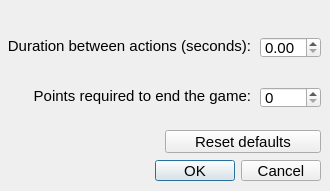
<?xml version="1.0" encoding="UTF-8"?>
<ui version="4.0">
 <class>Dialog</class>
 <widget class="QDialog" name="Dialog">
  <property name="geometry">
   <rect>
    <x>0</x>
    <y>0</y>
    <width>330</width>
    <height>191</height>
   </rect>
  </property>
  <property name="sizePolicy">
   <sizepolicy hsizetype="Preferred" vsizetype="Preferred">
    <horstretch>0</horstretch>
    <verstretch>0</verstretch>
   </sizepolicy>
  </property>
  <property name="windowTitle">
   <string>6 Nimmt! Settings</string>
  </property>
  <property name="windowIcon">
   <iconset>
    <normaloff>../background/icon.png</normaloff>../background/icon.png</iconset>
  </property>
  <widget class="QDialogButtonBox" name="buttonBox">
   <property name="geometry">
    <rect>
     <x>100</x>
     <y>160</y>
     <width>221</width>
     <height>21</height>
    </rect>
   </property>
   <property name="font">
    <font>
     <pointsize>11</pointsize>
    </font>
   </property>
   <property name="orientation">
    <enum>Qt::Horizontal</enum>
   </property>
   <property name="standardButtons">
    <set>QDialogButtonBox::Cancel|QDialogButtonBox::Ok</set>
   </property>
  </widget>
  <widget class="QDoubleSpinBox" name="delay_inp">
   <property name="geometry">
    <rect>
     <x>260</x>
     <y>37</y>
     <width>61</width>
     <height>21</height>
    </rect>
   </property>
   <property name="font">
    <font>
     <pointsize>11</pointsize>
    </font>
   </property>
  </widget>
  <widget class="QLabel" name="label">
   <property name="geometry">
    <rect>
     <x>0</x>
     <y>20</y>
     <width>251</width>
     <height>51</height>
    </rect>
   </property>
   <property name="font">
    <font>
     <pointsize>11</pointsize>
    </font>
   </property>
   <property name="text">
    <string>Duration between actions (seconds):</string>
   </property>
   <property name="alignment">
    <set>Qt::AlignRight|Qt::AlignTrailing|Qt::AlignVCenter</set>
   </property>
  </widget>
  <widget class="QLabel" name="label_2">
   <property name="geometry">
    <rect>
     <x>0</x>
     <y>70</y>
     <width>251</width>
     <height>51</height>
    </rect>
   </property>
   <property name="font">
    <font>
     <pointsize>11</pointsize>
    </font>
   </property>
   <property name="text">
    <string>Points required to end the game:</string>
   </property>
   <property name="alignment">
    <set>Qt::AlignRight|Qt::AlignTrailing|Qt::AlignVCenter</set>
   </property>
  </widget>
  <widget class="QSpinBox" name="points_inp">
   <property name="geometry">
    <rect>
     <x>260</x>
     <y>87</y>
     <width>61</width>
     <height>21</height>
    </rect>
   </property>
   <property name="font">
    <font>
     <pointsize>11</pointsize>
    </font>
   </property>
  </widget>
  <widget class="QPushButton" name="reset_btn">
   <property name="geometry">
    <rect>
     <x>165</x>
     <y>130</y>
     <width>156</width>
     <height>23</height>
    </rect>
   </property>
   <property name="font">
    <font>
     <pointsize>11</pointsize>
    </font>
   </property>
   <property name="text">
    <string>Reset defaults</string>
   </property>
  </widget>
 </widget>
 <resources/>
 <connections>
  <connection>
   <sender>buttonBox</sender>
   <signal>accepted()</signal>
   <receiver>Dialog</receiver>
   <slot>accept()</slot>
   <hints>
    <hint type="sourcelabel">
     <x>248</x>
     <y>254</y>
    </hint>
    <hint type="destinationlabel">
     <x>157</x>
     <y>274</y>
    </hint>
   </hints>
  </connection>
  <connection>
   <sender>buttonBox</sender>
   <signal>rejected()</signal>
   <receiver>Dialog</receiver>
   <slot>reject()</slot>
   <hints>
    <hint type="sourcelabel">
     <x>316</x>
     <y>260</y>
    </hint>
    <hint type="destinationlabel">
     <x>286</x>
     <y>274</y>
    </hint>
   </hints>
  </connection>
 </connections>
</ui>
